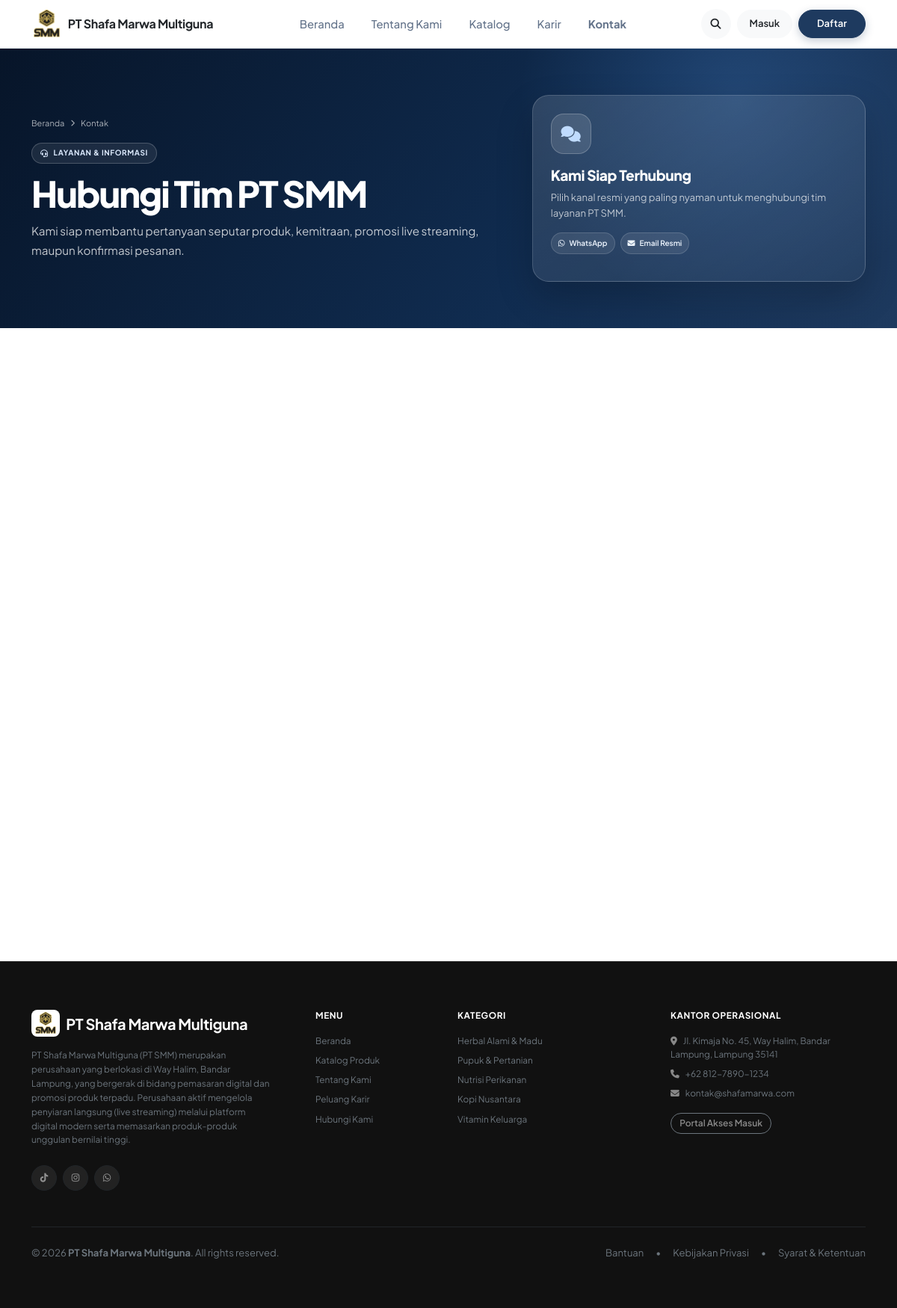
Screenshot of /frontend/pages/kontak.php with the database file from the repository.
### tables this page shows
CREATE TABLE profil_perusahaan (
    id_profil TINYINT UNSIGNED AUTO_INCREMENT PRIMARY KEY,
    nama_perusahaan VARCHAR(150) NOT NULL,
    deskripsi TEXT DEFAULT NULL,
    alamat TEXT DEFAULT NULL,
    email VARCHAR(150) DEFAULT NULL,
    no_telepon VARCHAR(30) DEFAULT NULL,
    website VARCHAR(150) DEFAULT NULL,
    logo VARCHAR(255) DEFAULT NULL,
    diperbarui_pada TIMESTAMP NOT NULL DEFAULT CURRENT_TIMESTAMP
        ON UPDATE CURRENT_TIMESTAMP
);

### backend/helpers/helper.php (called while the page is built, shortened)
<?php
if (!function_exists('base_url')) {
    function base_url($path = '')
    {
        $base = defined('BASE_URL') ? BASE_URL : '/pt-smm/';
        return rtrim($base, '/') . '/' . ltrim($path, '/');
    }
}
if (!function_exists('asset_url')) {
    function asset_url($path = '')
    {
        return base_url('assets/' . ltrim($path, '/'));
    }
}
if (!function_exists('e')) {
    function e($str)
    {
        return htmlspecialchars((string)$str, ENT_QUOTES, 'UTF-8');
    }
}
if (!function_exists('get_company_profile')) {
    function get_company_profile($pdo)
    {
        try {
            $stmt = $pdo->query("SELECT * FROM profil_perusahaan ORDER BY id_profil ASC LIMIT 1");
            $res = $stmt->fetch();
            if ($res) {
                return $res;
            }
        } catch (PDOException $e) {}
        return [
            'nama_perusahaan' => 'PT Shafa Marwa Multiguna',
            'deskripsi'       => 'Pusat pemasaran digital, live streaming, dan distribusi aneka produk unggulan berkualitas.',
            'alamat'          => 'Jalan Urip Sumoharjo Nomor 159 B, Kel. Way Halim Permai, Kec. Way Halim, Kota Bandar Lampung, Lampung 35122',
            'email'           => 'smm4us.co.id@gmail.com',
            'no_telepon'      => '08117291000',
            'website'         => 'www.shafamarwa.com',
            'logo'            => null
        ];
    }
}

### frontend/pages/kontak.php (the view, shortened to what this page needs)
<?php
require_once __DIR__ . '/../../config/app.php';
require_once __DIR__ . '/../includes/header.php';
require_once __DIR__ . '/../includes/navbar.php';
?>
<div class="page-hero-banner contact-hero-banner">
    <div class="container">
        <div class="row align-items-center page-hero-layout">
            <div class="col-lg-7 page-hero-content">
                <div class="page-hero-breadcrumb">
                    <a href="<?= base_url('index.php') ?>">Beranda</a>
                    <i class="fas fa-chevron-right" style="font-size: 9px;"></i>
                    <span>Kontak</span>
                </div>
                <div class="page-hero-kicker"><i class="fas fa-headset"></i> Layanan &amp; Informasi</div>
                <h1 class="page-hero-title">Hubungi Tim PT SMM</h1>
                <p class="page-hero-lead">Kami siap membantu pertanyaan seputar produk, kemitraan, promosi live streaming, maupun konfirmasi pesanan.</p>
            </div>
            <div class="col-lg-5 page-hero-visual">
                <div class="page-hero-visual-card">
                    <span class="page-hero-visual-icon"><i class="fas fa-comments"></i></span>
                    <h2 class="page-hero-visual-title">Kami Siap Terhubung</h2>
                    <p class="page-hero-visual-copy">Pilih kanal resmi yang paling nyaman untuk menghubungi tim layanan PT SMM.</p>
                    <div class="page-hero-visual-tags">
                        <span><i class="fab fa-whatsapp"></i> WhatsApp</span>
                        <span><i class="fas fa-envelope"></i> Email Resmi</span>
                    </div>
                </div>
            </div>
        </div>
    </div>
</div>
<?php require_once __DIR__ . '/../includes/footer.php'; ?>

### frontend/includes/footer.php (shortened to what this page needs)
<footer class="py-5" style="background: #111111; color: #a1a1aa; font-family: 'Plus Jakarta Sans', sans-serif; border-top: 1px solid #222222;">
    <div class="container py-3">
        <div class="row g-4 justify-content-between mb-5">
            <div class="col-lg-4 col-md-6">
                <div class="d-flex align-items-center gap-2 mb-3">
                    <img src="<?= asset_url('images/logo-smm-brand.png') ?>" alt="Logo PT SMM" style="height: 36px; width: auto; object-fit: contain; background: #ffffff; border-radius: 8px; padding: 3px;">
                    <span class="fw-bold text-white fs-5" style="letter-spacing: -0.02em;">
                        PT Shafa Marwa Multiguna
                    </span>
                </div>
                <p class="small text-secondary mb-4" style="line-height: 1.6; max-width: 320px;">
                    <?= e($company['deskripsi']) ?>
                </p>
                <div class="d-flex gap-2">
                    <a href="https://tiktok.com" target="_blank" class="btn btn-dark btn-sm rounded-circle d-flex align-items-center justify-content-center text-white-50 p-0" style="width: 34px; height: 34px; background: #222;" title="TikTok">
                        <i class="fab fa-tiktok"></i>
                    </a>
                    <a href="https://instagram.com" target="_blank" class="btn btn-dark btn-sm rounded-circle d-flex align-items-center justify-content-center text-white-50 p-0" style="width: 34px; height: 34px; background: #222;" title="Instagram">
                        <i class="fab fa-instagram"></i>
                    </a>
                    <a href="https://wa.me/<?= preg_replace('/[^0-9]/', '', $company['no_telepon']) ?>" target="_blank" class="btn btn-dark btn-sm rounded-circle d-flex align-items-center justify-content-center text-white-50 p-0" style="width: 34px; height: 34px; background: #222;" title="WhatsApp">
                        <i class="fab fa-whatsapp"></i>
                    </a>
                </div>
            </div>
            <div class="col-lg-2 col-md-3 col-6">
                <h6 class="text-white fw-bold mb-3 small" style="letter-spacing: 0.05em; text-transform: uppercase;">Menu</h6>
                <ul class="list-unstyled small d-flex flex-column gap-2 mb-0">
                    <li><a href="<?= base_url('index.php') ?>" class="text-decoration-none text-secondary text-hover-white">Beranda</a></li>
                    <li><a href="<?= base_url('frontend/pages/katalog.php') ?>" class="text-decoration-none text-secondary text-hover-white">Katalog Produk</a></li>
                    <li><a href="<?= base_url('frontend/pages/profil.php') ?>" class="text-decoration-none text-secondary text-hover-white">Tentang Kami</a></li>
                    <li><a href="<?= base_url('frontend/pages/lowongan.php') ?>" class="text-decoration-none text-secondary text-hover-white">Peluang Karir</a></li>
                    <li><a href="<?= base_url('frontend/pages/kontak.php') ?>" class="text-decoration-none text-secondary text-hover-white">Hubungi Kami</a></li>
                </ul>
            </div>
            <div class="col-lg-3 col-md-3 col-6">
                <h6 class="text-white fw-bold mb-3 small" style="letter-spacing: 0.05em; text-transform: uppercase;">Kategori</h6>
                <ul class="list-unstyled small d-flex flex-column gap-2 mb-0">
                    <li><a href="<?= base_url('frontend/pages/katalog.php?kategori=3') ?>" class="text-decoration-none text-secondary text-hover-white">Herbal Alami & Madu</a></li>
                    <li><a href="<?= base_url('frontend/pages/katalog.php?kategori=1') ?>" class="text-decoration-none text-secondary text-hover-white">Pupuk & Pertanian</a></li>
                    <li><a href="<?= base_url('frontend/pages/katalog.php?kategori=2') ?>" class="text-decoration-none text-secondary text-hover-white">Nutrisi Perikanan</a></li>
                    <li><a href="<?= base_url('frontend/pages/katalog.php?kategori=4') ?>" class="text-decoration-none text-secondary text-hover-white">Kopi Nusantara</a></li>
                    <li><a href="<?= base_url('frontend/pages/katalog.php?kategori=5') ?>" class="text-decoration-none text-secondary text-hover-white">Vitamin Keluarga</a></li>
                </ul>
            </div>
            <div class="col-lg-3 col-md-6">
                <h6 class="text-white fw-bold mb-3 small" style="letter-spacing: 0.05em; text-transform: uppercase;">Kantor Operasional</h6>
                <p class="small text-secondary mb-2">
                    <i class="fas fa-map-marker-alt me-2 text-white-50"></i><?= e($company['alamat']) ?>
                </p>
                <p class="small text-secondary mb-2">
                    <i class="fas fa-phone me-2 text-white-50"></i><?= e($company['no_telepon']) ?>
                </p>
                <p class="small text-secondary mb-3">
                    <i class="fas fa-envelope me-2 text-white-50"></i><?= e($company['email']) ?>
                </p>
                <a href="<?= base_url('frontend/auth/login.php') ?>" class="btn btn-outline-light btn-sm rounded-pill px-3 py-1 text-white-50 border-secondary small" style="font-size:12px;">
                    Portal Akses Masuk
                </a>
            </div>
        </div>
        <div class="pt-4 border-top border-dark d-flex justify-content-between align-items-center flex-wrap gap-2 small text-secondary" style="font-size: 13px;">
            <div>
                &copy; <?= date('Y') ?> <strong>PT Shafa Marwa Multiguna</strong>. All rights reserved.
            </div>
            <div class="d-flex gap-3">
                <a href="<?= base_url('frontend/pages/kontak.php') ?>" class="text-decoration-none text-secondary">Bantuan</a>
                <span>&bull;</span>
                <a href="<?= base_url('frontend/pages/profil.php') ?>" class="text-decoration-none text-secondary">Kebijakan Privasi</a>
                <span>&bull;</span>
                <a href="<?= base_url('frontend/pages/profil.php') ?>" class="text-decoration-none text-secondary">Syarat & Ketentuan</a>
            </div>
        </div>
    </div>
</footer>
</body>
</html>

### assets/css/style.css (style rules this page uses)
:root { --primary: #1e3a5f; --primary-hover: #1e3a8a; --secondary: #0f172a; --secondary-hover: #1e293b; --accent: #3b82f6; --accent-soft: #eff6ff; --bg-body: #ffffff; --bg-card: #ffffff; --bg-subtle: #f0f4ff; --text-main: #0f172a; --text-muted: #64748b; --text-light: #94a3b8; --border-color: #e2e8f0; --border-focus: #1e3a5f; --shadow-sm: 0 1px 3px rgba(0, 0, 0, 0.04); --shadow-md: 0 4px 14px rgba(0, 0, 0, 0.05); --shadow-lg: 0 10px 30px rgba(0, 0, 0, 0.06); --shadow-hover: 0 12px 30px rgba(30, 58, 95, 0.15); --radius-sm: 8px; --radius-md: 14px; --radius-lg: 24px; --radius-full: 9999px; --transition: all 0.25s cubic-bezier(0.16, 1, 0.3, 1); }
html { scroll-behavior: smooth; }
* { margin: 0; padding: 0; box-sizing: border-box; }
body { font-family: 'Plus Jakarta Sans', -apple-system, BlinkMacSystemFont, "Segoe UI", Roboto, sans-serif; font-size: 13.5px; line-height: 1.55; color: var(--text-main); background-color: var(--bg-body); -webkit-font-smoothing: antialiased; }
h1, .h1 { font-size: 1.65rem; letter-spacing: -0.025em; line-height: 1.25; }
h2, .h2 { font-size: 1.35rem; letter-spacing: -0.02em; line-height: 1.3; }
h6, .h6 { font-size: 0.8rem; font-weight: 600; line-height: 1.4; }
a { color: var(--primary); text-decoration: none; transition: var(--transition); }
img { max-width: 100%; height: auto; }
.btn { font-weight: 600; font-size: 0.8125rem; padding: 0.42rem 1.05rem; border-radius: var(--radius-full); transition: var(--transition); display: inline-flex; align-items: center; justify-content: center; gap: 0.4rem; }
.btn-sm { font-size: 0.75rem !important; padding: 0.25rem 0.7rem !important; }
.page-hero-banner { position: relative; isolation: isolate; overflow: hidden; padding: 3.25rem 0; color: #fff; background: radial-gradient(circle at 82% 18%, rgba(96, 165, 250, .2), transparent 28%), linear-gradient(125deg, #071529 0%, #102c50 62%, #1e3a5f 100%); }
.page-hero-banner::before { content: ""; position: absolute; inset: 0; z-index: -1; pointer-events: none; opacity: .2; background-image: radial-gradient(rgba(255,255,255,.34) .7px, transparent .7px); background-size: 22px 22px; mask-image: linear-gradient(90deg, transparent, #000 65%); }
.page-hero-layout { --bs-gutter-x: 2rem; --bs-gutter-y: 1.5rem; }
.page-hero-content, .page-hero-visual { position: relative; z-index: 1; }
.page-hero-breadcrumb { display: flex; align-items: center; gap: 8px; margin-bottom: 1.15rem; color: rgba(255,255,255,.66); font-size: 11px; }
.page-hero-breadcrumb a { color: inherit; text-decoration: none; }
.page-hero-kicker { display: inline-flex; align-items: center; gap: 7px; max-width: 100%; margin-bottom: .8rem; padding: 5px 11px; border: 1px solid rgba(255,255,255,.2); border-radius: 999px; background: rgba(255,255,255,.08); color: #dceafe; font-size: 10px; font-weight: 700; letter-spacing: .06em; text-transform: uppercase; }
.page-hero-title { margin: 0 0 .7rem; color: #fff; font-size: clamp(2rem, 4vw, 3rem); font-weight: 800; letter-spacing: -.04em; line-height: 1.12; }
.page-hero-lead { max-width: 620px; margin: 0; color: rgba(255,255,255,.76); font-size: .95rem; line-height: 1.7; }
.page-hero-visual { min-height: 270px; display: flex; align-items: center; justify-content: center; }
.page-hero-visual-card { position: relative; width: 100%; min-height: 250px; overflow: hidden; padding: 24px; border: 1px solid rgba(255,255,255,.18); border-radius: 22px; background: linear-gradient(145deg, rgba(255,255,255,.13), rgba(255,255,255,.045)); box-shadow: 0 20px 50px rgba(0,0,0,.2); }
.page-hero-visual-icon { width: 54px; height: 54px; display: inline-flex; align-items: center; justify-content: center; border: 1px solid rgba(255,255,255,.22); border-radius: 17px; background: rgba(255,255,255,.12); color: #bfdbfe; font-size: 21px; }
.page-hero-visual-title { margin: 1rem 0 .35rem; color: #fff; font-size: 1.2rem; font-weight: 750; letter-spacing: -.02em; line-height: 1.3; }
.page-hero-visual-copy { margin: 0; color: rgba(255,255,255,.7); font-size: .82rem; line-height: 1.6; }
.page-hero-visual-tags { display: flex; flex-wrap: wrap; gap: 7px; margin-top: 1rem; }
.page-hero-visual-tags span { display: inline-flex; align-items: center; gap: 6px; padding: 6px 9px; border: 1px solid rgba(255,255,255,.15); border-radius: 999px; background: rgba(255,255,255,.09); color: #eff6ff; font-size: 10px; font-weight: 600; }

### rows the page displays
profil_perusahaan: deskripsi "PT Shafa Marwa Multiguna (PT SMM) merupakan perusahaan yang berlokasi di Way Halim, Bandar Lampung, yang bergerak di bidang pemasaran digital dan promosi produk terpadu. Perusahaan aktif mengelola penyiaran langsung (live streaming) melalui platform digital modern serta memasarkan produk-produk unggulan bernilai tinggi.", alamat "Jl. Kimaja No. 45, Way Halim, Bandar Lampung, Lampung 35141", no_telepon "+62 812-7890-1234", email "kontak@shafamarwa.com"
